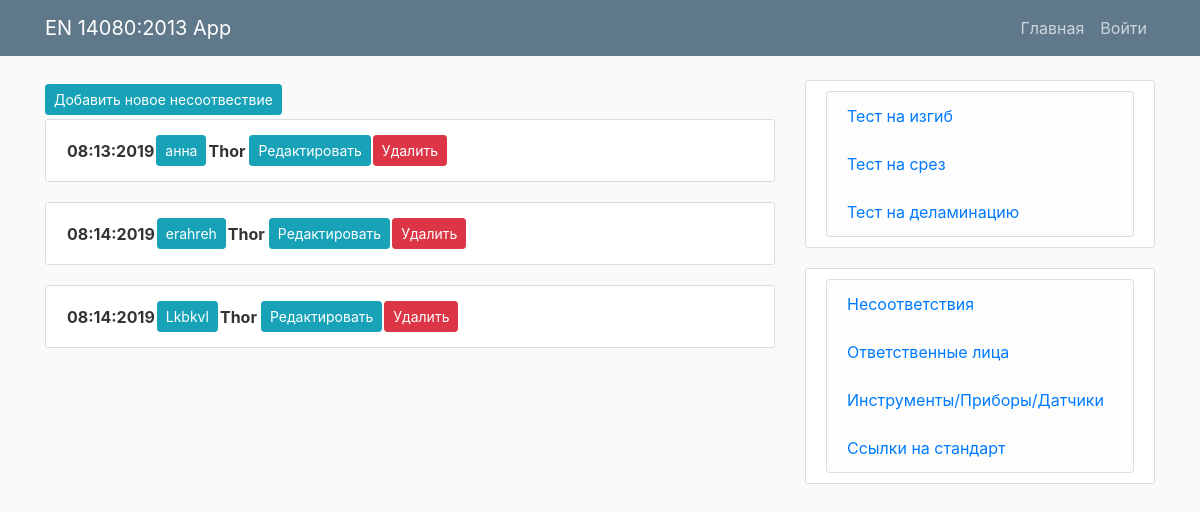
Before: /nonconformities/ with the older database file.
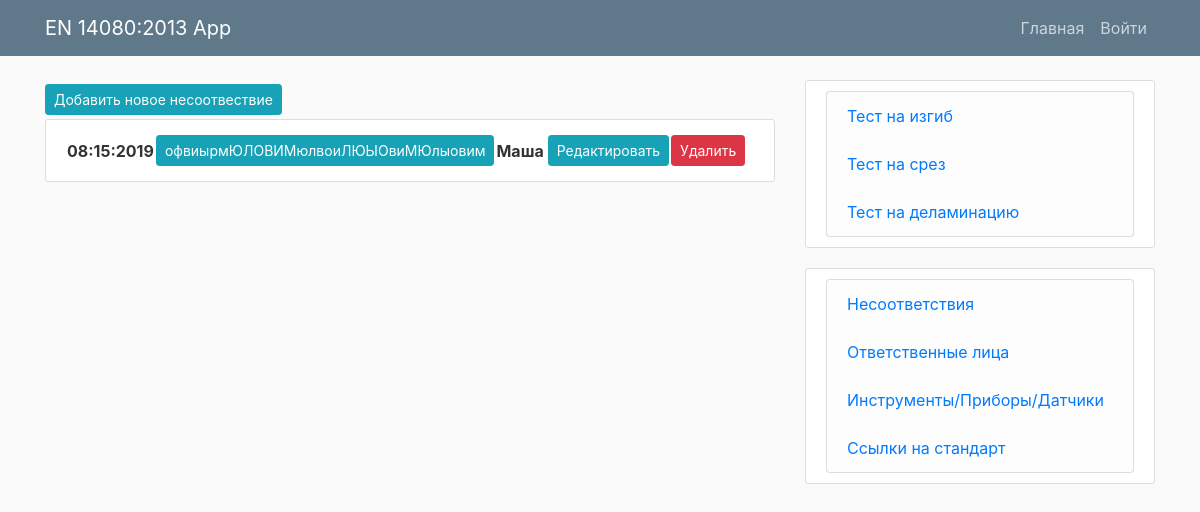
After: the same page with the newer database file.
### mainApp/models.py (models this page shows, shortened)
class Nonconformity(models.Model):
	name = models.CharField(max_length=100)
	description = models.TextField()
	resp_person = models.ForeignKey(Person, on_delete=models.PROTECT)
	nonconformity_date = models.DateField()

class Person(models.Model):
	name = models.CharField(max_length=100)
	position = models.CharField(max_length=100)
	training_date = models.DateField()
	next_training_date = models.DateField()
	comment = models.TextField(null=True)

### mainApp/views.py (the view)
# urls.py: path('nonconformities/', today_views.NonconformitiesView, name='nonconformities'),
def NonconformitiesView(request):
	nonconformities = Nonconformity.objects.all().order_by('nonconformity_date')
	return render(request, 'mainApp/nonconformities.html', {'nonconformities': nonconformities,})

### mainApp/templates/mainApp/nonconformities.html
{% extends "mainApp/today.html" %}
{% load crispy_forms_tags %}
{% load bootstrap4 %}
{% block content %}
<a class="btn btn-info btn-sm mt-1 mb-1" href="{% url 'nonconformity-create' %}">Добавить новое несоотвествие</a>
{% for nonconformity in nonconformities %}
<div class="content-section tabletoday">
    <table>
        <tr>
            <th>{{ nonconformity.nonconformity_date|date:"m:d:Y" }}</th>
            <th><a class="btn btn-info btn-sm mt-1 mb-1" href="{% url 'nonconformity' nonconformity.id %}">{{ nonconformity.name }}</a></th>
            <th>{{ nonconformity.resp_person.name }}</th>
            <th></th>
            <th>
                <a class="btn btn-info btn-sm mt-1 mb-1" href="{% url 'nonconformity-update' nonconformity.id %}">Редактировать</a>
            </th>
             <th>
                <a class="btn btn-danger btn-sm mt-1 mb-1" href="{% url 'nonconformity-delete' nonconformity.id %}">Удалить</a>
            </th>
        </tr>
    </table>
</div>
{% endfor %}
{% endblock content %}

Changed rows visible on the page:
removed Nonconformity: nonconformity_date "08:13:2019", name "анна", resp_person.name "Thor"
removed Nonconformity: nonconformity_date "08:14:2019", name "erahreh", resp_person.name "Thor"
removed Nonconformity: nonconformity_date "08:14:2019", name "Lkbkvl", resp_person.name "Thor"
added Nonconformity: nonconformity_date "08:15:2019", name "офвиырмЮЛОВИМюлвоиЛЮЫОвиМЮлыовим", resp_person.name "Маша"
